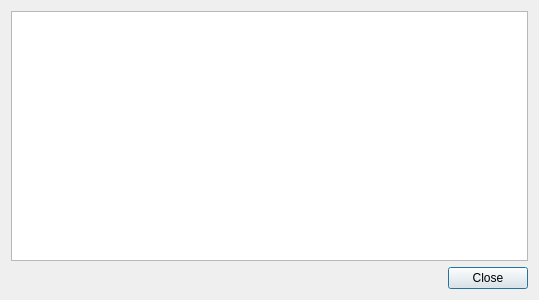
<?xml version="1.0" encoding="UTF-8"?>
<ui version="4.0">
 <class>WareGitDialog</class>
 <widget class="QDialog" name="WareGitDialog">
  <property name="geometry">
   <rect>
    <x>0</x>
    <y>0</y>
    <width>539</width>
    <height>300</height>
   </rect>
  </property>
  <property name="windowTitle">
   <string notr="true">Dialog</string>
  </property>
  <layout class="QVBoxLayout" name="verticalLayout">
   <item>
    <widget class="QTextEdit" name="ContentTextEdit">
     <property name="readOnly">
      <bool>true</bool>
     </property>
     <property name="html">
      <string notr="true">&lt;!DOCTYPE HTML PUBLIC &quot;-//W3C//DTD HTML 4.0//EN&quot; &quot;http://www.w3.org/TR/REC-html40/strict.dtd&quot;&gt;
&lt;html&gt;&lt;head&gt;&lt;meta name=&quot;qrichtext&quot; content=&quot;1&quot; /&gt;&lt;style type=&quot;text/css&quot;&gt;
p, li { white-space: pre-wrap; }
&lt;/style&gt;&lt;/head&gt;&lt;body style=&quot; font-family:'Ubuntu'; font-size:11pt; font-weight:400; font-style:normal;&quot;&gt;
&lt;p style=&quot;-qt-paragraph-type:empty; margin-top:0px; margin-bottom:0px; margin-left:0px; margin-right:0px; -qt-block-indent:0; text-indent:0px;&quot;&gt;&lt;br /&gt;&lt;/p&gt;&lt;/body&gt;&lt;/html&gt;</string>
     </property>
    </widget>
   </item>
   <item>
    <widget class="QDialogButtonBox" name="buttonBox">
     <property name="orientation">
      <enum>Qt::Horizontal</enum>
     </property>
     <property name="standardButtons">
      <set>QDialogButtonBox::Close</set>
     </property>
    </widget>
   </item>
  </layout>
 </widget>
 <resources/>
 <connections>
  <connection>
   <sender>buttonBox</sender>
   <signal>accepted()</signal>
   <receiver>WareGitDialog</receiver>
   <slot>accept()</slot>
   <hints>
    <hint type="sourcelabel">
     <x>248</x>
     <y>254</y>
    </hint>
    <hint type="destinationlabel">
     <x>157</x>
     <y>274</y>
    </hint>
   </hints>
  </connection>
  <connection>
   <sender>buttonBox</sender>
   <signal>rejected()</signal>
   <receiver>WareGitDialog</receiver>
   <slot>reject()</slot>
   <hints>
    <hint type="sourcelabel">
     <x>316</x>
     <y>260</y>
    </hint>
    <hint type="destinationlabel">
     <x>286</x>
     <y>274</y>
    </hint>
   </hints>
  </connection>
 </connections>
</ui>
